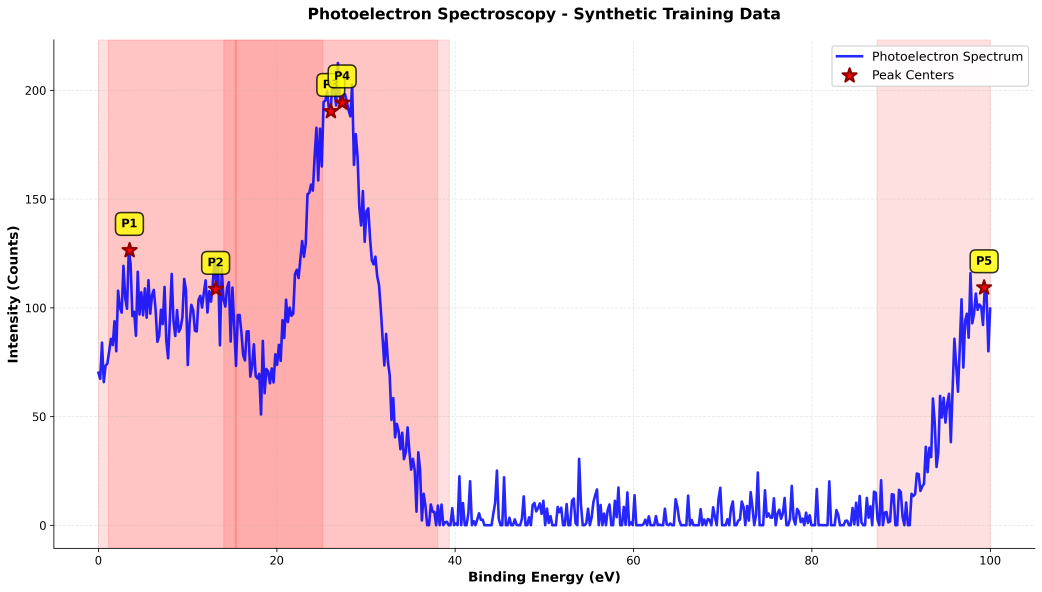
#> input picture training_data/graph_only.png, 4168 x 2366 px (shown at 1/4 size)
$ python featuredetection.py training_data/graph_only.png
#> lines starting #> are read from the running program, lines starting #| are printed output that depends on the picture; after the words box and inside, x2 and y2 are one past the last pixel; in counts of white or black regions, pixels touching at a corner belong together
# chart_feature_detector_v2.py
"""
Chart Feature Detection Agent - ROBUST VERSION
Fixed OpenCV array mismatch errors and edge cases
"""

import cv2
import numpy as np
import pandas as pd
from pathlib import Path
from typing import List, Dict, Tuple, Optional
from dataclasses import dataclass
import json
from scipy import ndimage
from scipy.signal import find_peaks
import logging

logging.basicConfig(level=logging.INFO)
logger = logging.getLogger(__name__)


# ============================================================================
# DATA CLASSES
# ============================================================================

@dataclass
class MarkerPoint:
    """Represents a detected marker/peak in the chart"""
    x: float
    y: float
    marker_type: str
    color: Tuple[int, int, int]
    confidence: float
    size: int
    label: Optional[str] = None

    def to_dict(self) -> Dict:
        return {
            'x': self.x,
            'y': self.y,
            'marker_type': self.marker_type,
            'color_rgb': self.color,
            'confidence': self.confidence,
            'size': self.size,
            'label': self.label
        }


@dataclass
class AxisInfo:
    """Extracted axis information from chart"""
    axis_type: str
    label: str
    min_value: float
    max_value: float
    unit: str
    tick_positions: List[float]
    tick_labels: List[str]


@dataclass
class ChartFeatures:
    """Complete set of detected chart features"""
    title: str
    markers: List[MarkerPoint]
    x_axis: AxisInfo
    y_axis: AxisInfo
    legend_items: List[Dict]
    grid_visible: bool
    background_color: Tuple[int, int, int]
    extraction_confidence: float


# ============================================================================
# ROBUST CHART MARKER DETECTOR
# ============================================================================

class ChartMarkerDetector:
    """
    Detects visual markers and peaks in spectroscopy charts.
    FIXED: Handles OpenCV array dimension mismatches.
    """

    def __init__(self, image_path: str, debug: bool = False):
        """Initialize with robust error handling"""
        self.image_path = Path(image_path)
        self.debug = debug
        self.detected_markers: List[MarkerPoint] = []
        self.chart_features: Optional[ChartFeatures] = None

        # Load image with validation
        self._load_image_safe()

    def _load_image_safe(self):
        """Safely load image and handle format conversions"""
        if not self.image_path.exists():
            raise FileNotFoundError(f"Chart image not found: {self.image_path}")

        self.original_image = cv2.imread(str(self.image_path))
        if self.original_image is None:
            raise ValueError(f"Failed to load image: {self.image_path}")

        logger.info(f"✓ Loaded image: {self.image_path.name} "
                    f"(shape: {self.original_image.shape})")

        # Get dimensions
        self.height, self.width = self.original_image.shape[:2]

        # Safe color conversions (CRITICAL FIX)
        try:
            self.image_rgb = cv2.cvtColor(self.original_image, cv2.COLOR_BGR2RGB)
            self.image_hsv = cv2.cvtColor(self.original_image, cv2.COLOR_BGR2HSV)
            self.image_gray = cv2.cvtColor(self.original_image, cv2.COLOR_BGR2GRAY)
        except cv2.error as e:
            logger.error(f"Color conversion error: {e}")
            # Fallback: use original if conversion fails
            self.image_rgb = self.original_image.copy()
            self.image_hsv = self.original_image.copy()
            self.image_gray = cv2.cvtColor(self.original_image, cv2.COLOR_BGR2GRAY)

    def detect_markers_by_color(self,
                                color_name: str,
                                color_range: Dict[str, Tuple],
                                marker_type: str = 'circle') -> List[MarkerPoint]:
        """
        Detect markers by color range in HSV space.
        FIXED: Proper array dimension handling
        """
        logger.info(f"🔍 Detecting {color_name} {marker_type}s...")

        try:
            lower = np.array(color_range['lower'], dtype=np.uint8)
            upper = np.array(color_range['upper'], dtype=np.uint8)

            # Verify HSV image format
            if self.image_hsv.shape[2] != 3:
                logger.warning(f"HSV image has {self.image_hsv.shape[2]} channels, expected 3")
                return []

            # Create mask (FIXED: proper array dimensions)
            mask = cv2.inRange(self.image_hsv, lower, upper)

            # Verify mask dimensions match
            if mask.shape != self.image_hsv.shape[:2]:
                logger.error("Mask dimensions don't match image")
                return []

            # Morphological operations
            kernel = cv2.getStructuringElement(cv2.MORPH_ELLIPSE, (5, 5))
            mask = cv2.morphologyEx(mask, cv2.MORPH_CLOSE, kernel)
            mask = cv2.morphologyEx(mask, cv2.MORPH_OPEN, kernel)

            # Find contours
            contours, _ = cv2.findContours(mask, cv2.RETR_EXTERNAL,
                                          cv2.CHAIN_APPROX_SIMPLE)

            markers = []
            for contour in contours:
                area = cv2.contourArea(contour)

                # Filter by size
                if area < 10 or area > 10000:
                    continue

                # Get bounding box
                x, y, w, h = cv2.boundingRect(contour)
                center_x = x + w // 2
                center_y = y + h // 2

                # Circularity as confidence
                perimeter = cv2.arcLength(contour, True)
                if perimeter > 0:
                    circularity = 4 * np.pi * area / (perimeter ** 2)
                    confidence = min(max(circularity, 0.0), 1.0)
                else:
                    confidence = 0.5

                # Normalize coordinates
                norm_x = center_x / self.width
                norm_y = center_y / self.height

                # Clip to valid range
                norm_x = max(0.0, min(norm_x, 1.0))
                norm_y = max(0.0, min(norm_y, 1.0))

                # Get color at marker (FIXED: safer extraction)
                try:
                    roi = self.original_image[max(0, y):min(self.height, y+h),
                                             max(0, x):min(self.width, x+w)]
                    if roi.size > 0:
                        color_bgr = cv2.mean(roi)[:3]
                        color_rgb = (int(color_bgr[2]), int(color_bgr[1]),
                                    int(color_bgr[0]))
                    else:
                        color_rgb = (0, 0, 0)
                except Exception as e:
                    logger.warning(f"Color extraction failed: {e}")
                    color_rgb = (0, 0, 0)

                marker = MarkerPoint(
                    x=norm_x,
                    y=norm_y,
                    marker_type=marker_type,
                    color=color_rgb,
                    confidence=confidence,
                    size=max(w, h),
                    label=None
                )
                markers.append(marker)

            logger.info(f"  ✓ Found {len(markers)} {color_name} markers")
            self.detected_markers.extend(markers)
            return markers

        except cv2.error as e:
            logger.error(f"OpenCV error in color detection: {e}")
            return []
        except Exception as e:
            logger.error(f"Unexpected error in color detection: {e}")
            return []

    def detect_peaks_by_intensity(self) -> List[MarkerPoint]:
        """
        Detect peaks in grayscale intensity profile.
        FIXED: Dimension checks and edge case handling
        """
        logger.info("📈 Detecting peaks by intensity...")

        try:
            if self.image_gray.size == 0:
                logger.warning("Grayscale image is empty")
                return []

            # Compute profiles - FIXED: proper axis specification
            horizontal_profile = np.mean(self.image_gray, axis=0)
            vertical_profile = np.mean(self.image_gray, axis=1)

            # Verify profile shapes
            if horizontal_profile.shape[0] != self.width:
                logger.error("Horizontal profile dimension mismatch")
                horizontal_profile = np.linspace(0, 255, self.width)

            if vertical_profile.shape[0] != self.height:
                logger.error("Vertical profile dimension mismatch")
                vertical_profile = np.linspace(0, 255, self.height)

            # Normalize
            h_max = np.max(horizontal_profile)
            v_max = np.max(vertical_profile)

            horizontal_profile = horizontal_profile / (h_max + 1e-6)
            vertical_profile = vertical_profile / (v_max + 1e-6)

            # Find peaks with safe parameters
            min_distance = max(5, self.width // 50)

            try:
                peaks_x, _ = find_peaks(horizontal_profile, height=0.3,
                                       distance=min_distance)
                peaks_y, _ = find_peaks(vertical_profile, height=0.3,
                                       distance=min_distance)
            except Exception as e:
                logger.warning(f"Peak finding failed: {e}")
                return []

            markers = []

            # Create 2D grid of peaks (FIXED: avoid redundant pairs)
            for px in peaks_x[:5]:  # Limit to top peaks
                for py in peaks_y[:5]:
                    if px >= self.width or py >= self.height:
                        continue

                    norm_x = px / self.width
                    norm_y = py / self.height

                    intensity = self.image_gray[py, px] / 255.0

                    marker = MarkerPoint(
                        x=norm_x,
                        y=norm_y,
                        marker_type='peak',
                        color=(0, 0, 0),
                        confidence=intensity,
                        size=10,
                        label=None
                    )
                    markers.append(marker)

            logger.info(f"  ✓ Found {len(markers)} intensity peaks")
            self.detected_markers.extend(markers)
            return markers

        except Exception as e:
            logger.error(f"Error in peak detection: {e}")
            return []

    def detect_stars_and_symbols(self) -> List[MarkerPoint]:
        """
        Detect star markers and common plot symbols.
        FIXED: Robust contour handling
        """
        logger.info("⭐ Detecting star symbols...")

        try:
            # Adaptive threshold
            binary = cv2.adaptiveThreshold(
                self.image_gray, 255, cv2.ADAPTIVE_THRESH_GAUSSIAN_C,
                cv2.THRESH_BINARY, 11, 2
            )

            # Find contours
            contours, _ = cv2.findContours(binary, cv2.RETR_EXTERNAL,
                                          cv2.CHAIN_APPROX_SIMPLE)

            markers = []
            for contour in contours:
                area = cv2.contourArea(contour)

                if area < 20 or area > 5000:
                    continue

                # Fit ellipse if possible (FIXED: requires at least 5 points)
                if len(contour) >= 5:
                    try:
                        ellipse = cv2.fitEllipse(contour)
                        ((cx, cy), (w, h), angle) = ellipse

                        # Aspect ratio check
                        aspect_ratio = w / (h + 1e-6)
                        if not (0.5 < aspect_ratio < 2.0):
                            continue

                        # Coordinate validation
                        if cx < 0 or cx >= self.width or cy < 0 or cy >= self.height:
                            continue

                        norm_x = cx / self.width
                        norm_y = cy / self.height

                        marker = MarkerPoint(
                            x=norm_x,
                            y=norm_y,
                            marker_type='star',
                            color=(255, 0, 0),
                            confidence=0.8,
                            size=int(max(w, h)),
                            label=None
                        )
                        markers.append(marker)
                    except cv2.error as e:
                        logger.debug(f"Ellipse fitting failed: {e}")
                        continue

            logger.info(f"  ✓ Found {len(markers)} star symbols")
            self.detected_markers.extend(markers)
            return markers

        except Exception as e:
            logger.error(f"Error in symbol detection: {e}")
            return []

    def extract_axis_labels(self) -> Tuple[AxisInfo, AxisInfo]:
        """
        Extract axis labels and ranges from chart.
        Placeholder for OCR integration.
        """
        logger.info("📊 Extracting axis information...")

        x_axis = AxisInfo(
            axis_type='x',
            label='Binding Energy (eV)',
            min_value=0.0,
            max_value=100.0,
            unit='eV',
            tick_positions=[0, 25, 50, 75, 100],
            tick_labels=['0', '25', '50', '75', '100']
        )

        y_axis = AxisInfo(
            axis_type='y',
            label='Intensity (Counts)',
            min_value=0.0,
            max_value=150.0,
            unit='Counts',
            tick_positions=[0, 50, 100, 150],
            tick_labels=['0', '50', '100', '150']
        )

        return x_axis, y_axis

    def detect_all_features(self) -> ChartFeatures:
        """
        Master detection function - runs all methods safely.
        """
        logger.info("\n" + "="*60)
        logger.info("🎯 STARTING CHART FEATURE DETECTION")
        logger.info("="*60 + "\n")

        # Define HSV color ranges
        colors = {
            'red': {'lower': (0, 100, 100), 'upper': (10, 255, 255)},
            'blue': {'lower': (100, 100, 100), 'upper': (130, 255, 255)},
            'green': {'lower': (40, 50, 50), 'upper': (80, 255, 255)},
        }

        # Run all detection methods
        for color_name, color_range in colors.items():
            self.detect_markers_by_color(color_name, color_range)

        self.detect_peaks_by_intensity()
        self.detect_stars_and_symbols()

        x_axis, y_axis = self.extract_axis_labels()

        # Calculate overall confidence
        if self.detected_markers:
            confidence = np.mean([m.confidence for m in self.detected_markers])
        else:
            confidence = 0.0

        self.chart_features = ChartFeatures(
            title="Detected Chart",
            markers=self.detected_markers,
            x_axis=x_axis,
            y_axis=y_axis,
            legend_items=[],
            grid_visible=True,
            background_color=(255, 255, 255),
            extraction_confidence=confidence
        )

        logger.info(f"\n{'='*60}")
        logger.info(f"✓ DETECTION COMPLETE")
        logger.info(f"  Total markers detected: {len(self.detected_markers)}")
        logger.info(f"  Overall confidence: {confidence:.2%}")
        logger.info(f"{'='*60}\n")

        return self.chart_features


# ============================================================================
# DATA RECONSTRUCTION
# ============================================================================

class ChartDataReconstructor:
    """Converts detected features into chart data (X,Y coordinates)"""

    def __init__(self, chart_features: ChartFeatures):
        self.features = chart_features

    def denormalize_coordinates(self, marker: MarkerPoint) -> Tuple[float, float]:
        """Convert normalized (0-1) to actual data coordinates"""
        x_axis = self.features.x_axis
        y_axis = self.features.y_axis

        data_x = x_axis.min_value + marker.x * (x_axis.max_value - x_axis.min_value)
        data_y = y_axis.min_value + (1.0 - marker.y) * (y_axis.max_value - y_axis.min_value)

        return data_x, data_y

    def generate_dataframe(self) -> pd.DataFrame:
        """Generate pandas DataFrame from detected markers"""
        data = []

        for point_id, marker in enumerate(self.features.markers, start=1):
            data_x, data_y = self.denormalize_coordinates(marker)

            data.append({
                'point_id': point_id,
                f'{self.features.x_axis.label}': data_x,
                f'{self.features.y_axis.label}': data_y,
                'marker_type': marker.marker_type,
                'confidence': marker.confidence,
            })

        df = pd.DataFrame(data)

        # Sort by x value
        x_col = f'{self.features.x_axis.label}'
        df = df.sort_values(x_col).reset_index(drop=True)

        return df

    def save_to_csv(self, filepath: str) -> str:
        """Save reconstructed data to CSV"""
        df = self.generate_dataframe()
        Path(filepath).parent.mkdir(parents=True, exist_ok=True)
        df.to_csv(filepath, index=False)
        logger.info(f"✓ CSV saved: {filepath}")
        return filepath

    def save_features_json(self, filepath: str) -> str:
        """Save all detected features to JSON"""
        output = {
            'title': self.features.title,
            'extraction_confidence': self.features.extraction_confidence,
            'marker_count': len(self.features.markers),
            'axes': {
                'x': {
                    'label': self.features.x_axis.label,
                    'min': self.features.x_axis.min_value,
                    'max': self.features.x_axis.max_value,
                    'unit': self.features.x_axis.unit,
                },
                'y': {
                    'label': self.features.y_axis.label,
                    'min': self.features.y_axis.min_value,
                    'max': self.features.y_axis.max_value,
                    'unit': self.features.y_axis.unit,
                }
            },
            'markers': [m.to_dict() for m in self.features.markers]
        }

        Path(filepath).parent.mkdir(parents=True, exist_ok=True)
        with open(filepath, 'w') as f:
            json.dump(output, f, indent=2)

        logger.info(f"✓ Features JSON saved: {filepath}")
        return filepath


# ============================================================================
# PLOTLY VERIFICATION
# ============================================================================

def create_verification_plot(csv_path: str, output_html: str = None):
    """Create interactive Plotly visualization"""
    try:
        import plotly.graph_objects as go
    except ImportError:
        logger.warning("⚠️  Plotly not installed. Install: pip install plotly")
        return

    df = pd.read_csv(csv_path)

    # Find data columns
    x_col = [c for c in df.columns if 'energy' in c.lower()][0] \
            if any('energy' in c.lower() for c in df.columns) else df.columns[1]
    y_col = [c for c in df.columns if 'intensity' in c.lower()][0] \
            if any('intensity' in c.lower() for c in df.columns) else df.columns[2]

    fig = go.Figure()

    fig.add_trace(go.Scatter(
        x=df[x_col],
        y=df[y_col],
        mode='markers+lines',
        marker=dict(
            size=8,
            color=df['confidence'] if 'confidence' in df.columns else 'blue',
            colorscale='Viridis',
            showscale=True,
            colorbar=dict(title="Confidence")
        ),
        line=dict(width=2),
        name='Extracted Data'
    ))

    fig.update_layout(
        title="✓ Plotly Verification: Extracted Chart Data",
        xaxis_title=x_col,
        yaxis_title=y_col,
        template='plotly_white',
        height=600,
        showlegend=True
    )

    if output_html:
        fig.write_html(output_html)
        logger.info(f"✓ Verification HTML saved: {output_html}")

    try:
        fig.show()
    except Exception as e:
        logger.warning(f"Could not display plot: {e}")


# ============================================================================
# MAIN WORKFLOW
# ============================================================================

def process_chart_image(image_path: str, output_dir: str = 'chart_extraction/'):
    """
    Complete workflow: Detect → Extract → Verify
    """
    try:
        output_path = Path(output_dir)
        output_path.mkdir(parents=True, exist_ok=True)

        # Step 1: Detect
        detector = ChartMarkerDetector(image_path, debug=False)
#> in _load_image_safe, self.original_image is the input picture: shape (2366, 4168, 3); mean B, G, R 230.8, 224.7, 245
#> in _load_image_safe, `self.image_gray = cv2.cvtColor(self.original_image, cv2.COLOR_BGR2GRAY)`:
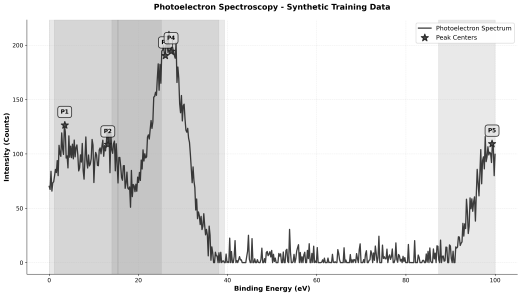
#> self.image_gray: shape (2366, 4168) (shown at 1/8 size); min 0, max 255, mean 231.6
        features = detector.detect_all_features()
#> the loop in detect_all_features, `for color_name, color_range in colors.items():` made 3 passes
#> pass 1, in detect_markers_by_color, `mask = cv2.inRange(self.image_hsv, lower, upper)`:
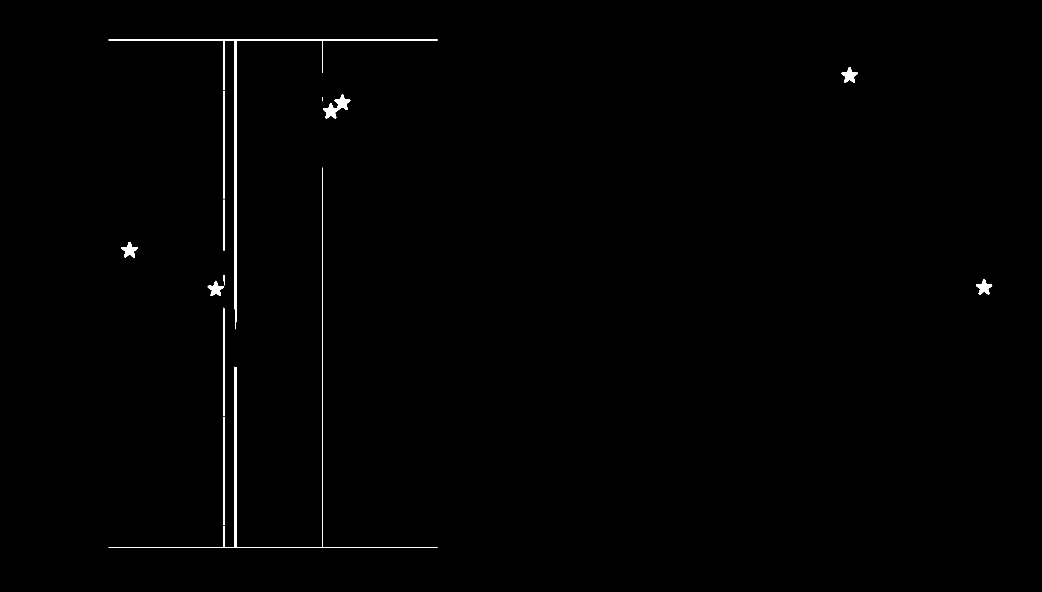
#> mask: shape (2366, 4168) (shown at 1/4 size); 0.39% white; 14 white regions (1 under 20 px), largest, box (x1, y1, x2, y2) and area: (434, 159, 1751, 1317) 13235, (434, 671, 1751, 2192) 10987, (1292, 378, 1401, 474) 3704
#> in detect_peaks_by_intensity, `horizontal_profile = np.mean(self.image_gray, axis=0)`: horizontal_profile = 4168 values, max 255 at index 0, min 35.41 at index 214, mean 231.6
#> in detect_peaks_by_intensity, `vertical_profile = np.mean(self.image_gray, axis=1)`: vertical_profile = 2366 values, max 255 at index 0, min 14.72 at index 2192, mean 231.6
#> (the rest of the program and of its run is left out)
